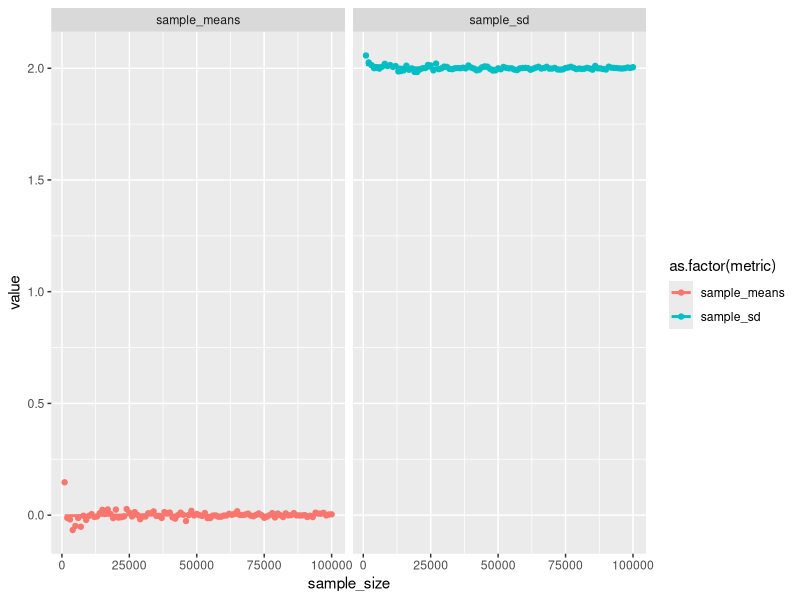
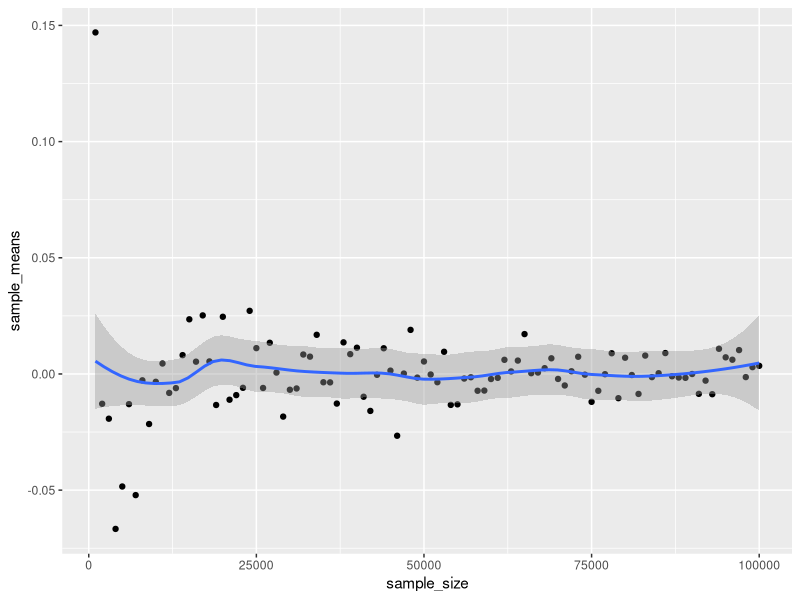
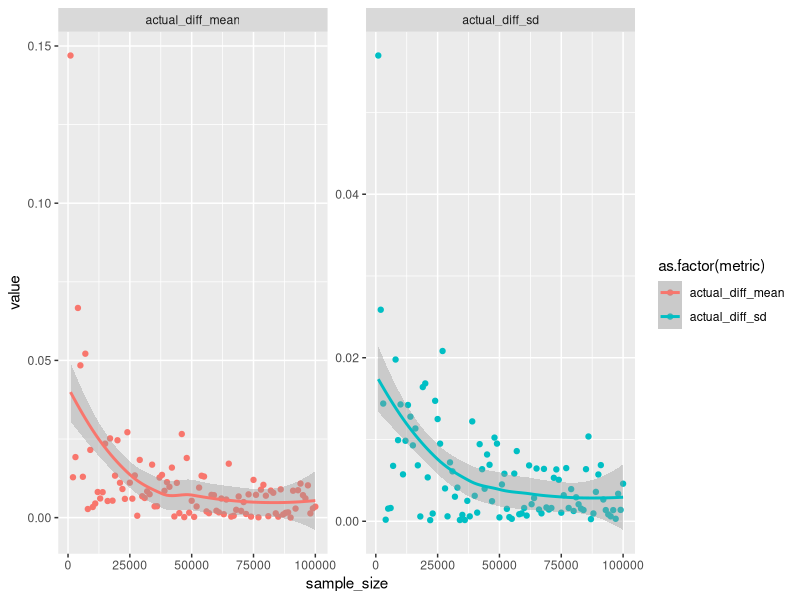

Generate these figures, in order, with R:

# Introduction ------------------------------------------------------------

# In this script, I'm just looking to verify [empirically] the relationship
# between sample size and the value of the sample metric we're considering.
# If you're wondering how this goes, the error in the estimation of the sample 
# metric is inversely proportional to the squqre-root of the sample size.

# Load Libraries ----------------------------------------------------------

library(ggplot2)  # load the ggplot2 for visualizations

# load the dplyr and tidyr packages for data wrangling
library(dplyr)  

library(tidyr)


# Run the simulation ------------------------------------------------------

# data frame to store simulation values
sim_df <- data.frame(
  sample_size = seq(1000, 100000, by = 1000),  # sample sizes from 1000 to 100000
  # in steps of 1000. So, there are  100 sample sizes
  sample_means = vector("numeric", 100),
  sample_sd = vector("numeric", 100)
)

# getting the sample means for various sample sizes
sim_df[, 2] <- sapply(sim_df[, 1], function(x) mean(rnorm(x, mean = 0, sd = 2)))
# getting the sample standard deviations for various sample sizes
sim_df[, 3] <- sapply(sim_df[, 1], function(x) sd(rnorm(x, mean = 0, sd = 2)))

# plotting the sample metrics and the sample sizes
sim_df %>% 
  gather(sample_means:sample_sd, key = "metric", value = "value") %>% 
  ggplot() + aes(sample_size, value) + geom_point(aes(col = as.factor(metric))) +
  geom_smooth(aes(col = metric), se = F) + 
  facet_wrap(~metric)


sim_df %>% 
  ggplot() + aes(sample_size, sample_means) + geom_point() + 
  geom_smooth(span = 0.4)

# building a linear model to check the relationship
sim_mod1 <- lm(sample_means ~ sample_size, data = sim_df)


summary(sim_mod1)  # not significant...

# we can see the significance of sample size if we plot the difference in
# sample mean with the true mean instead of the simulated sample mean.

# plotting the errors in estimated and true values as a function of sample size
sim_df %>% 
  mutate(actual_diff_mean = abs(0 - sample_means),
         actual_diff_sd = abs(2 - sample_sd)) %>% 
  gather(c(actual_diff_mean, actual_diff_sd), key = "metric", value = "value") %>% 
  ggplot() + aes(sample_size, value, col = as.factor(metric)) + geom_point() + 
  geom_smooth(span = 1) + facet_wrap(~metric, scales = "free_y")

# A clearly non-linear relationship

sim_df$sample_size > 1000 & sim_df$sample_size < 5000
